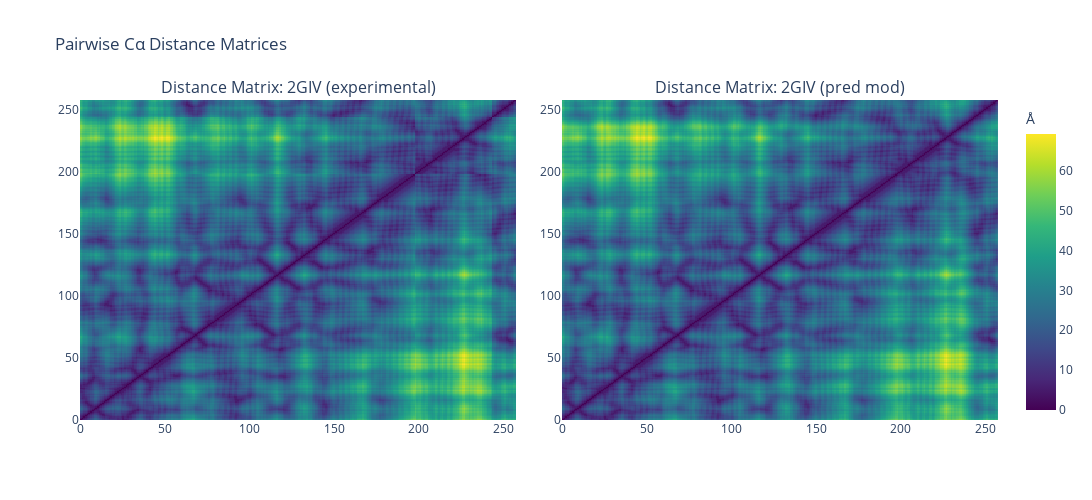
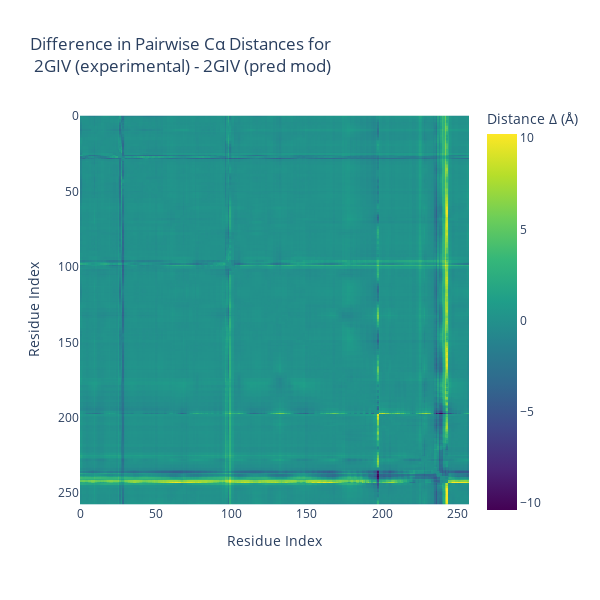

Notebook code cell kept with these figures, in order:
### Code cell
distance_matrix1, distance_matrix2, difference_matrix = compute_distances(coords1, coords2_aligned, min_len)

plot_distances(structure1, structure2, distance_matrix1, distance_matrix2, difference_matrix)

### Figure 1 — Plotly figure (JSON) as saved in the notebook; plotly's stock layout.template omitted (floating-point values rounded to 4 significant figures; data arrays with more than 128 entries replaced by an {"elided": "..."} marker saying what was removed)
{"data": [{"colorbar": {"title": {"text": "Å"}}, "colorscale": [[0, "#440154"], [0.1111, "#482878"], [0.2222, "#3e4989"], [0.3333, "#31688e"], [0.4444, "#26828e"], [0.5556, "#1f9e89"], [0.6667, "#35b779"], [0.7778, "#6ece58"], [0.8889, "#b5de2b"], [1, "#fde725"]], "showscale": true, "type": "heatmap", "xaxis": "x", "yaxis": "y", "z": {"elided": "258x258 float values"}}, {"colorbar": {"title": {"text": "Å"}}, "colorscale": [[0, "#440154"], [0.1111, "#482878"], [0.2222, "#3e4989"], [0.3333, "#31688e"], [0.4444, "#26828e"], [0.5556, "#1f9e89"], [0.6667, "#35b779"], [0.7778, "#6ece58"], [0.8889, "#b5de2b"], [1, "#fde725"]], "showscale": false, "type": "heatmap", "xaxis": "x2", "yaxis": "y2", "z": {"elided": "258x258 float values"}}], "layout": {"annotations": [{"font": {"size": 16}, "showarrow": false, "text": "Distance Matrix: 2GIV (experimental)", "x": 0.2375, "xanchor": "center", "xref": "paper", "y": 1, "yanchor": "bottom", "yref": "paper"}, {"font": {"size": 16}, "showarrow": false, "text": "Distance Matrix: 2GIV (pred mod)", "x": 0.7625, "xanchor": "center", "xref": "paper", "y": 1, "yanchor": "bottom", "yref": "paper"}], "height": 500, "title": {"text": "Pairwise Cα Distance Matrices"}, "width": 1200, "xaxis": {"anchor": "y", "domain": [0, 0.475]}, "xaxis2": {"anchor": "y2", "domain": [0.525, 1]}, "yaxis": {"anchor": "x", "domain": [0, 1]}, "yaxis2": {"anchor": "x2", "domain": [0, 1]}}}

### Figure 2 — Plotly figure (JSON) as saved in the notebook; plotly's stock layout.template omitted (floating-point values rounded to 4 significant figures; data arrays with more than 128 entries replaced by an {"elided": "..."} marker saying what was removed)
{"data": [{"coloraxis": "coloraxis", "hovertemplate": "Residue Index: %{x}<br>Residue Index: %{y}<br>Distance Δ (Å): %{z}<extra></extra>", "name": "0", "type": "heatmap", "xaxis": "x", "yaxis": "y", "z": {"elided": "258x258 float values"}}], "layout": {"coloraxis": {"colorbar": {"title": {"text": "Distance Δ (Å)"}}, "colorscale": [[0, "#440154"], [0.1111, "#482878"], [0.2222, "#3e4989"], [0.3333, "#31688e"], [0.4444, "#26828e"], [0.5556, "#1f9e89"], [0.6667, "#35b779"], [0.7778, "#6ece58"], [0.8889, "#b5de2b"], [1, "#fde725"]]}, "height": 600, "title": {"text": "Difference in Pairwise Cα Distances for <br> 2GIV (experimental) - 2GIV (pred mod)"}, "width": 600, "xaxis": {"anchor": "y", "constrain": "domain", "domain": [0, 1], "scaleanchor": "y", "title": {"text": "Residue Index"}}, "yaxis": {"anchor": "x", "autorange": "reversed", "constrain": "domain", "domain": [0, 1], "title": {"text": "Residue Index"}}}}
